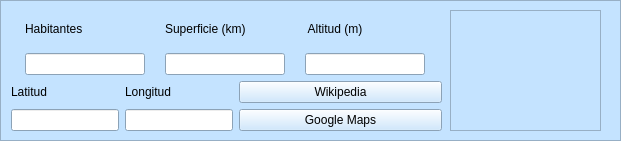
      <widget class="QFrame" name="frame_8">
       <property name="geometry">
        <rect>
         <x>0</x>
         <y>390</y>
         <width>621</width>
         <height>141</height>
        </rect>
       </property>
       <property name="palette">
        <palette>
         <active>
          <colorrole role="WindowText">
           <brush brushstyle="SolidPattern">
            <color alpha="255">
             <red>0</red>
             <green>0</green>
             <blue>0</blue>
            </color>
           </brush>
          </colorrole>
          <colorrole role="Button">
           <brush brushstyle="SolidPattern">
            <color alpha="255">
             <red>196</red>
             <green>227</green>
             <blue>255</blue>
            </color>
           </brush>
          </colorrole>
          <colorrole role="Light">
           <brush brushstyle="SolidPattern">
            <color alpha="255">
             <red>255</red>
             <green>255</green>
             <blue>255</blue>
            </color>
           </brush>
          </colorrole>
          <colorrole role="Midlight">
           <brush brushstyle="SolidPattern">
            <color alpha="255">
             <red>225</red>
             <green>241</green>
             <blue>255</blue>
            </color>
           </brush>
          </colorrole>
          <colorrole role="Dark">
           <brush brushstyle="SolidPattern">
            <color alpha="255">
             <red>98</red>
             <green>113</green>
             <blue>127</blue>
            </color>
           </brush>
          </colorrole>
          <colorrole role="Mid">
           <brush brushstyle="SolidPattern">
            <color alpha="255">
             <red>131</red>
             <green>151</green>
             <blue>170</blue>
            </color>
           </brush>
          </colorrole>
          <colorrole role="Text">
           <brush brushstyle="SolidPattern">
            <color alpha="255">
             <red>0</red>
             <green>0</green>
             <blue>0</blue>
            </color>
           </brush>
          </colorrole>
          <colorrole role="BrightText">
           <brush brushstyle="SolidPattern">
            <color alpha="255">
             <red>255</red>
             <green>255</green>
             <blue>255</blue>
            </color>
           </brush>
          </colorrole>
          <colorrole role="ButtonText">
           <brush brushstyle="SolidPattern">
            <color alpha="255">
             <red>0</red>
             <green>0</green>
             <blue>0</blue>
            </color>
           </brush>
          </colorrole>
          <colorrole role="Base">
           <brush brushstyle="SolidPattern">
            <color alpha="255">
             <red>255</red>
             <green>255</green>
             <blue>255</blue>
            </color>
           </brush>
          </colorrole>
          <colorrole role="Window">
           <brush brushstyle="SolidPattern">
            <color alpha="255">
             <red>196</red>
             <green>227</green>
             <blue>255</blue>
            </color>
           </brush>
          </colorrole>
          <colorrole role="Shadow">
           <brush brushstyle="SolidPattern">
            <color alpha="255">
             <red>0</red>
             <green>0</green>
             <blue>0</blue>
            </color>
           </brush>
          </colorrole>
          <colorrole role="AlternateBase">
           <brush brushstyle="SolidPattern">
            <color alpha="255">
             <red>225</red>
             <green>241</green>
             <blue>255</blue>
            </color>
           </brush>
          </colorrole>
          <colorrole role="ToolTipBase">
           <brush brushstyle="SolidPattern">
            <color alpha="255">
             <red>255</red>
             <green>255</green>
             <blue>220</blue>
            </color>
           </brush>
          </colorrole>
          <colorrole role="ToolTipText">
           <brush brushstyle="SolidPattern">
            <color alpha="255">
             <red>0</red>
             <green>0</green>
             <blue>0</blue>
            </color>
           </brush>
          </colorrole>
         </active>
         <inactive>
          <colorrole role="WindowText">
           <brush brushstyle="SolidPattern">
            <color alpha="255">
             <red>0</red>
             <green>0</green>
             <blue>0</blue>
            </color>
           </brush>
          </colorrole>
          <colorrole role="Button">
           <brush brushstyle="SolidPattern">
            <color alpha="255">
             <red>196</red>
             <green>227</green>
             <blue>255</blue>
            </color>
           </brush>
          </colorrole>
          <colorrole role="Light">
           <brush brushstyle="SolidPattern">
            <color alpha="255">
             <red>255</red>
             <green>255</green>
             <blue>255</blue>
            </color>
           </brush>
          </colorrole>
          <colorrole role="Midlight">
           <brush brushstyle="SolidPattern">
            <color alpha="255">
             <red>225</red>
             <green>241</green>
             <blue>255</blue>
            </color>
           </brush>
          </colorrole>
          <colorrole role="Dark">
           <brush brushstyle="SolidPattern">
            <color alpha="255">
             <red>98</red>
             <green>113</green>
             <blue>127</blue>
            </color>
           </brush>
          </colorrole>
          <colorrole role="Mid">
           <brush brushstyle="SolidPattern">
            <color alpha="255">
             <red>131</red>
             <green>151</green>
             <blue>170</blue>
            </color>
           </brush>
          </colorrole>
          <colorrole role="Text">
           <brush brushstyle="SolidPattern">
            <color alpha="255">
             <red>0</red>
             <green>0</green>
             <blue>0</blue>
            </color>
           </brush>
          </colorrole>
          <colorrole role="BrightText">
           <brush brushstyle="SolidPattern">
            <color alpha="255">
             <red>255</red>
             <green>255</green>
             <blue>255</blue>
            </color>
           </brush>
          </colorrole>
          <colorrole role="ButtonText">
           <brush brushstyle="SolidPattern">
            <color alpha="255">
             <red>0</red>
             <green>0</green>
             <blue>0</blue>
            </color>
           </brush>
          </colorrole>
          <colorrole role="Base">
           <brush brushstyle="SolidPattern">
            <color alpha="255">
             <red>255</red>
             <green>255</green>
             <blue>255</blue>
            </color>
           </brush>
          </colorrole>
          <colorrole role="Window">
           <brush brushstyle="SolidPattern">
            <color alpha="255">
             <red>196</red>
             <green>227</green>
             <blue>255</blue>
            </color>
           </brush>
          </colorrole>
          <colorrole role="Shadow">
           <brush brushstyle="SolidPattern">
            <color alpha="255">
             <red>0</red>
             <green>0</green>
             <blue>0</blue>
            </color>
           </brush>
          </colorrole>
          <colorrole role="AlternateBase">
           <brush brushstyle="SolidPattern">
            <color alpha="255">
             <red>225</red>
             <green>241</green>
             <blue>255</blue>
            </color>
           </brush>
          </colorrole>
          <colorrole role="ToolTipBase">
           <brush brushstyle="SolidPattern">
            <color alpha="255">
             <red>255</red>
             <green>255</green>
             <blue>220</blue>
            </color>
           </brush>
          </colorrole>
          <colorrole role="ToolTipText">
           <brush brushstyle="SolidPattern">
            <color alpha="255">
             <red>0</red>
             <green>0</green>
             <blue>0</blue>
            </color>
           </brush>
          </colorrole>
         </inactive>
         <disabled>
          <colorrole role="WindowText">
           <brush brushstyle="SolidPattern">
            <color alpha="255">
             <red>98</red>
             <green>113</green>
             <blue>127</blue>
            </color>
           </brush>
          </colorrole>
          <colorrole role="Button">
           <brush brushstyle="SolidPattern">
            <color alpha="255">
             <red>196</red>
             <green>227</green>
             <blue>255</blue>
            </color>
           </brush>
          </colorrole>
          <colorrole role="Light">
           <brush brushstyle="SolidPattern">
            <color alpha="255">
             <red>255</red>
             <green>255</green>
             <blue>255</blue>
            </color>
           </brush>
          </colorrole>
          <colorrole role="Midlight">
           <brush brushstyle="SolidPattern">
            <color alpha="255">
             <red>225</red>
             <green>241</green>
             <blue>255</blue>
            </color>
           </brush>
          </colorrole>
          <colorrole role="Dark">
           <brush brushstyle="SolidPattern">
            <color alpha="255">
             <red>98</red>
             <green>113</green>
             <blue>127</blue>
            </color>
           </brush>
          </colorrole>
          <colorrole role="Mid">
           <brush brushstyle="SolidPattern">
            <color alpha="255">
             <red>131</red>
             <green>151</green>
             <blue>170</blue>
            </color>
           </brush>
          </colorrole>
          <colorrole role="Text">
           <brush brushstyle="SolidPattern">
            <color alpha="255">
             <red>98</red>
             <green>113</green>
             <blue>127</blue>
            </color>
           </brush>
          </colorrole>
          <colorrole role="BrightText">
           <brush brushstyle="SolidPattern">
            <color alpha="255">
             <red>255</red>
             <green>255</green>
             <blue>255</blue>
            </color>
           </brush>
          </colorrole>
          <colorrole role="ButtonText">
           <brush brushstyle="SolidPattern">
            <color alpha="255">
             <red>98</red>
             <green>113</green>
             <blue>127</blue>
            </color>
           </brush>
          </colorrole>
          <colorrole role="Base">
           <brush brushstyle="SolidPattern">
            <color alpha="255">
             <red>196</red>
             <green>227</green>
             <blue>255</blue>
            </color>
           </brush>
          </colorrole>
          <colorrole role="Window">
           <brush brushstyle="SolidPattern">
            <color alpha="255">
             <red>196</red>
             <green>227</green>
             <blue>255</blue>
            </color>
           </brush>
          </colorrole>
          <colorrole role="Shadow">
           <brush brushstyle="SolidPattern">
            <color alpha="255">
             <red>0</red>
             <green>0</green>
             <blue>0</blue>
            </color>
           </brush>
          </colorrole>
          <colorrole role="AlternateBase">
           <brush brushstyle="SolidPattern">
            <color alpha="255">
             <red>196</red>
             <green>227</green>
             <blue>255</blue>
            </color>
           </brush>
          </colorrole>
          <colorrole role="ToolTipBase">
           <brush brushstyle="SolidPattern">
            <color alpha="255">
             <red>255</red>
             <green>255</green>
             <blue>220</blue>
            </color>
           </brush>
          </colorrole>
          <colorrole role="ToolTipText">
           <brush brushstyle="SolidPattern">
            <color alpha="255">
             <red>0</red>
             <green>0</green>
             <blue>0</blue>
            </color>
           </brush>
          </colorrole>
         </disabled>
        </palette>
       </property>
       <property name="frameShape">
        <enum>QFrame::StyledPanel</enum>
       </property>
       <property name="frameShadow">
        <enum>QFrame::Raised</enum>
       </property>
       <widget class="QFrame" name="frame_11">
        <property name="geometry">
         <rect>
          <x>450</x>
          <y>10</y>
          <width>151</width>
          <height>121</height>
         </rect>
        </property>
        <property name="frameShape">
         <enum>QFrame::StyledPanel</enum>
        </property>
        <property name="frameShadow">
         <enum>QFrame::Raised</enum>
        </property>
        <widget class="QPushButton" name="pB_mapa_2">
         <property name="geometry">
          <rect>
           <x>0</x>
           <y>3</y>
           <width>149</width>
           <height>119</height>
          </rect>
         </property>
         <property name="layoutDirection">
          <enum>Qt::LeftToRight</enum>
         </property>
         <property name="text">
          <string/>
         </property>
         <property name="iconSize">
          <size>
           <width>120</width>
           <height>100</height>
          </size>
         </property>
         <property name="flat">
          <bool>true</bool>
         </property>
        </widget>
       </widget>
       <widget class="QWidget" name="layoutWidget_4">
        <property name="geometry">
         <rect>
          <x>11</x>
          <y>11</y>
          <width>431</width>
          <height>120</height>
         </rect>
        </property>
        <layout class="QVBoxLayout" name="verticalLayout_16">
         <item>
          <layout class="QHBoxLayout" name="horizontalLayout_3">
           <item>
            <layout class="QVBoxLayout" name="verticalLayout_14">
             <item>
              <widget class="QLabel" name="label_42">
               <property name="text">
                <string>Habitantes</string>
               </property>
              </widget>
             </item>
             <item>
              <widget class="QLineEdit" name="lineEdit_habitantes_2">
               <property name="sizePolicy">
                <sizepolicy hsizetype="Preferred" vsizetype="Fixed">
                 <horstretch>0</horstretch>
                 <verstretch>0</verstretch>
                </sizepolicy>
               </property>
               <property name="maximumSize">
                <size>
                 <width>120</width>
                 <height>16777215</height>
                </size>
               </property>
               <property name="inputMethodHints">
                <set>Qt::ImhDigitsOnly</set>
               </property>
               <property name="maxLength">
                <number>8</number>
               </property>
               <property name="alignment">
                <set>Qt::AlignRight|Qt::AlignTrailing|Qt::AlignVCenter</set>
               </property>
              </widget>
             </item>
            </layout>
           </item>
           <item>
            <layout class="QVBoxLayout" name="verticalLayout_15">
             <item>
              <widget class="QLabel" name="label_43">
               <property name="text">
                <string>Superficie (km)</string>
               </property>
              </widget>
             </item>
             <item>
              <widget class="QLineEdit" name="lineEdit_superficie_2">
               <property name="sizePolicy">
                <sizepolicy hsizetype="Preferred" vsizetype="Fixed">
                 <horstretch>0</horstretch>
                 <verstretch>0</verstretch>
                </sizepolicy>
               </property>
               <property name="maximumSize">
                <size>
                 <width>120</width>
                 <height>16777215</height>
                </size>
               </property>
               <property name="inputMethodHints">
                <set>Qt::ImhNone</set>
               </property>
               <property name="maxLength">
                <number>10</number>
               </property>
               <property name="alignment">
                <set>Qt::AlignRight|Qt::AlignTrailing|Qt::AlignVCenter</set>
               </property>
              </widget>
             </item>
            </layout>
           </item>
           <item>
            <layout class="QVBoxLayout" name="verticalLayout_24">
             <item>
              <widget class="QLabel" name="label_45">
               <property name="text">
                <string> Altitud (m)</string>
               </property>
              </widget>
             </item>
             <item>
              <widget class="QLineEdit" name="lineEdit_altitud_2">
               <property name="sizePolicy">
                <sizepolicy hsizetype="Preferred" vsizetype="Fixed">
                 <horstretch>0</horstretch>
                 <verstretch>0</verstretch>
                </sizepolicy>
               </property>
               <property name="maximumSize">
                <size>
                 <width>120</width>
                 <height>16777215</height>
                </size>
               </property>
               <property name="inputMethodHints">
                <set>Qt::ImhDigitsOnly</set>
               </property>
               <property name="maxLength">
                <number>4</number>
               </property>
               <property name="alignment">
                <set>Qt::AlignRight|Qt::AlignTrailing|Qt::AlignVCenter</set>
               </property>
               <property name="readOnly">
                <bool>true</bool>
               </property>
              </widget>
             </item>
            </layout>
           </item>
          </layout>
         </item>
         <item>
          <layout class="QHBoxLayout" name="horizontalLayout_20">
           <item>
            <layout class="QHBoxLayout" name="horizontalLayout_19">
             <item>
              <layout class="QVBoxLayout" name="verticalLayout_25">
               <item>
                <widget class="QLabel" name="label_46">
                 <property name="text">
                  <string>Latitud</string>
                 </property>
                </widget>
               </item>
               <item>
                <widget class="QLineEdit" name="lineEdit_latitud_municipio">
                 <property name="sizePolicy">
                  <sizepolicy hsizetype="Fixed" vsizetype="Fixed">
                   <horstretch>0</horstretch>
                   <verstretch>0</verstretch>
                  </sizepolicy>
                 </property>
                 <property name="maximumSize">
                  <size>
                   <width>120</width>
                   <height>16777215</height>
                  </size>
                 </property>
                 <property name="maxLength">
                  <number>12</number>
                 </property>
                 <property name="alignment">
                  <set>Qt::AlignRight|Qt::AlignTrailing|Qt::AlignVCenter</set>
                 </property>
                 <property name="readOnly">
                  <bool>true</bool>
                 </property>
                </widget>
               </item>
              </layout>
             </item>
             <item>
              <layout class="QVBoxLayout" name="verticalLayout_26">
               <item>
                <widget class="QLabel" name="label_47">
                 <property name="text">
                  <string>Longitud</string>
                 </property>
                </widget>
               </item>
               <item>
                <widget class="QLineEdit" name="lineEdit_longitud_municipio">
                 <property name="sizePolicy">
                  <sizepolicy hsizetype="Fixed" vsizetype="Fixed">
                   <horstretch>0</horstretch>
                   <verstretch>0</verstretch>
                  </sizepolicy>
                 </property>
                 <property name="maximumSize">
                  <size>
                   <width>120</width>
                   <height>16777215</height>
                  </size>
                 </property>
                 <property name="maxLength">
                  <number>12</number>
                 </property>
                 <property name="alignment">
                  <set>Qt::AlignRight|Qt::AlignTrailing|Qt::AlignVCenter</set>
                 </property>
                 <property name="readOnly">
                  <bool>true</bool>
                 </property>
                </widget>
               </item>
              </layout>
             </item>
            </layout>
           </item>
           <item>
            <layout class="QVBoxLayout" name="verticalLayout_27">
             <item>
              <widget class="QPushButton" name="pB_wikipedia_2">
               <property name="text">
                <string>Wikipedia</string>
               </property>
              </widget>
             </item>
             <item>
              <widget class="QPushButton" name="pB_googleMaps">
               <property name="text">
                <string>Google Maps</string>
               </property>
              </widget>
             </item>
            </layout>
           </item>
          </layout>
         </item>
        </layout>
       </widget>
      </widget>
